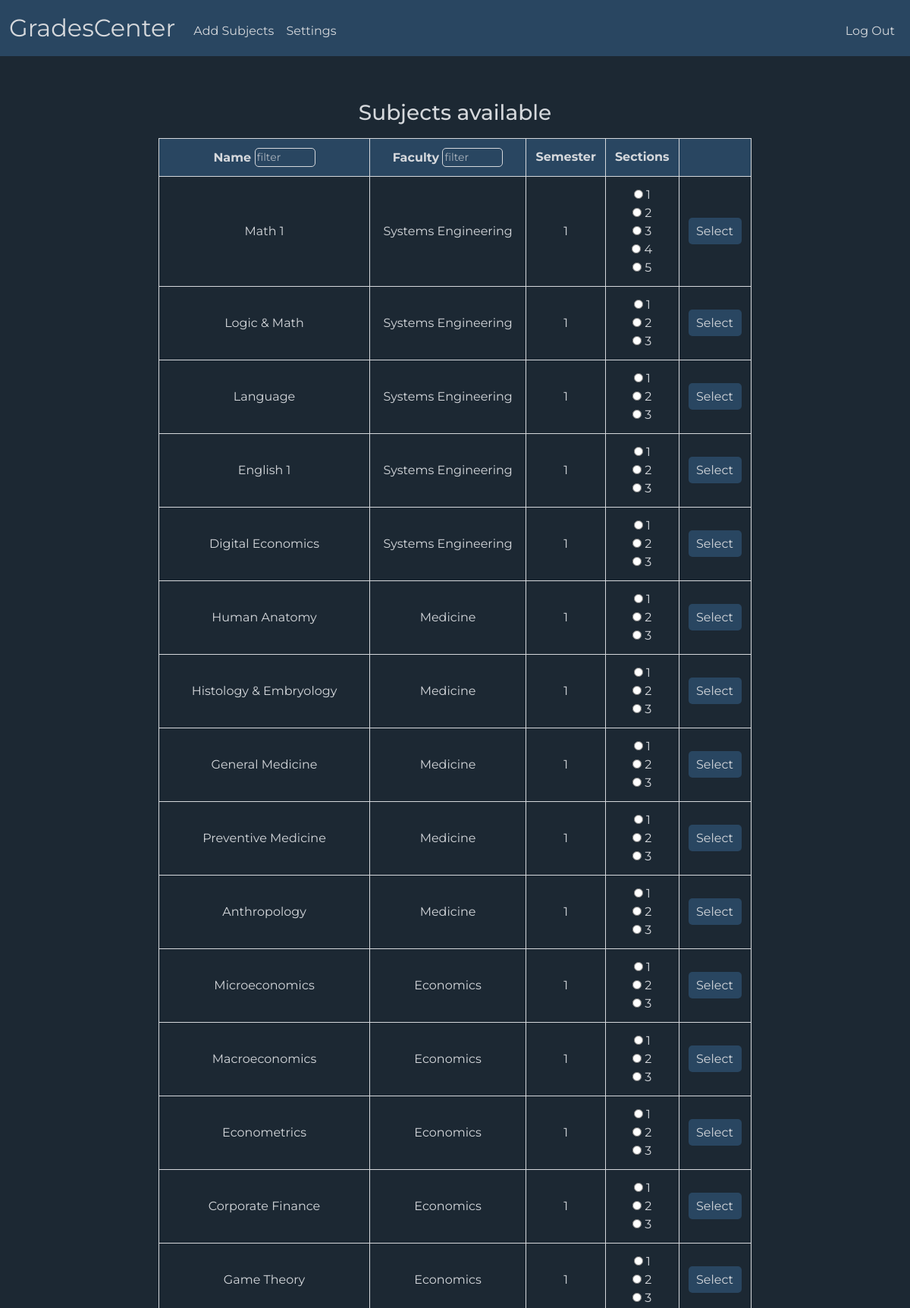
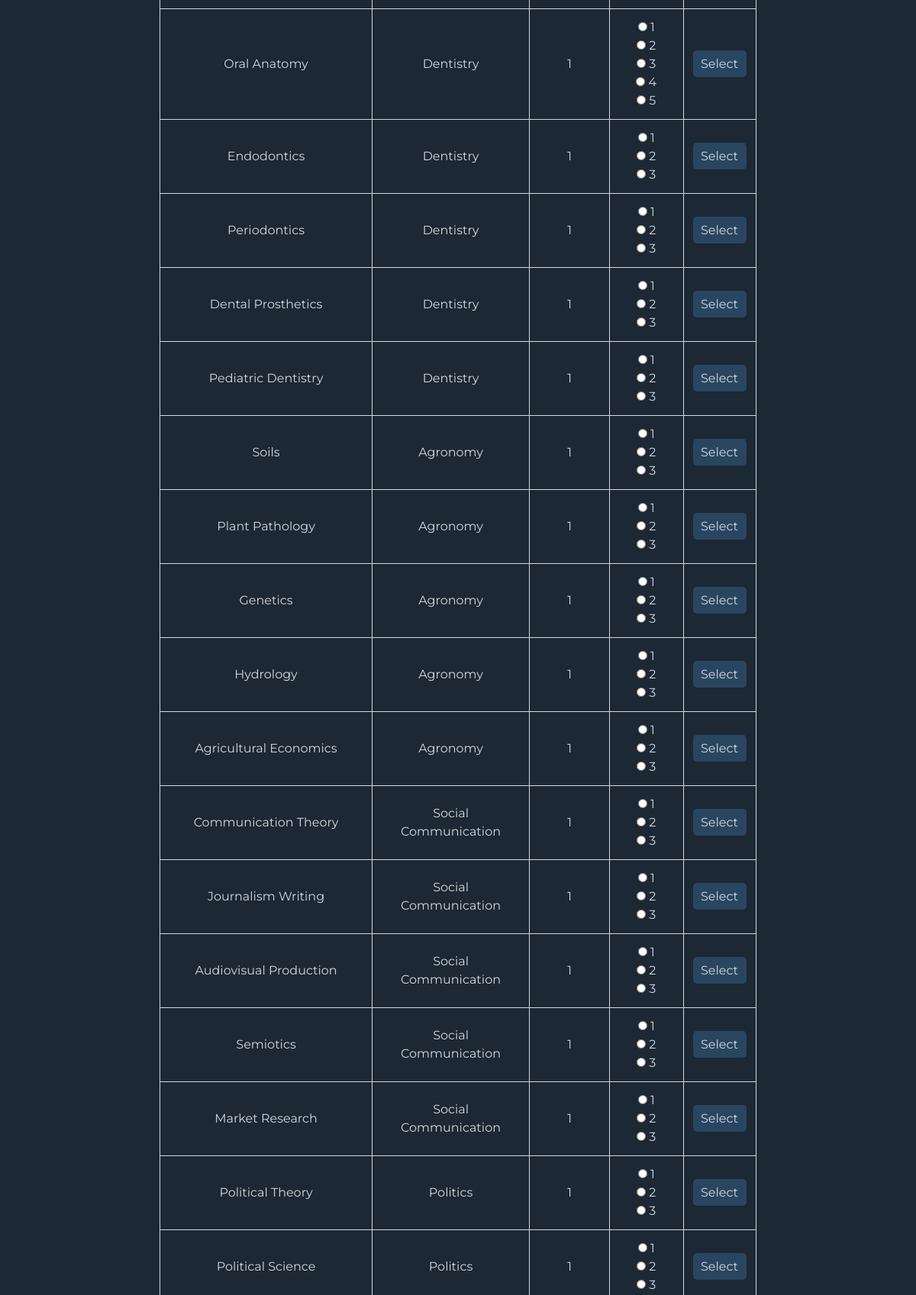
The app's page /subjects (signed in, upper part) with its own data (2 pictures, top to bottom).
### tables this page shows
CREATE TABLE subjects (
    id VARCHAR(16),
    name TEXT NOT NULL,
    department_id VARCHAR(16) NOT NULL,
    semester INTEGER NOT NULL,
    credits INTEGER NOT NULL,
    sections INTEGER NOT NULL,
    PRIMARY KEY(id),
    FOREIGN KEY(department_id) REFERENCES departments(id) ON DELETE CASCADE
);

CREATE TABLE departments (
    id VARCHAR(16),
    field TEXT NOT NULL,
    PRIMARY KEY(id)
);

### app.py (the view)
@app.route("/subjects", methods=["GET", "POST"])
@login_required
def subjects():
    if request.method == "POST":
        selected = request.form.get("selected")
        section = request.form.get("selected_section")
        if not section:
            return apology("no section selected", 400, redirect_url="/subjects")
        teaching = db.execute("""
            SELECT teaching.section_id
            FROM teaching
            JOIN sections ON teaching.section_id = sections.id
            WHERE teaching.teacher_id = ?
            AND sections.section_number = ?
            AND sections.subject_id = ?
        """, session["user_id"], section, selected)
        already = db.execute("""
            SELECT teaching.teacher_id
            FROM sections
            JOIN teaching ON sections.id = teaching.section_id
            WHERE sections.subject_id = ?
            AND sections.section_number = ?
        """, selected, section)
        if len(teaching) == 1:
            return apology("registered subject", 400, redirect_url="/subjects")
        elif len(already) == 1:
            return apology("another teacher already teaches this section", 400, redirect_url="/subjects")
        else:
            section_id = db.execute("""
                SELECT id
                FROM sections
                WHERE subject_id = ?
                AND section_number = ?
            """, selected, section)
            db.execute("""
                INSERT INTO teaching (teacher_id, section_id)
                VALUES(?, ?)
            """, session["user_id"], section_id[0]["id"])
            return redirect("/")
    else:
        subjects = db.execute("""
            SELECT subjects.id, subjects.name, departments.field, subjects.semester, subjects.sections
            FROM subjects
            JOIN departments ON subjects.department_id = departments.id
        """)
        return render_template("subjects.html", subjects=subjects)

### app.py (called while the page is built)
@app.after_request
def after_request(response):
    response.headers["Cache-Control"] = "no-cache, no-store, must-revalidate"
    response.headers["Expires"] = 0
    response.headers["Pragma"] = "no-cache"
    return response

### helpers.py (called while the page is built)
def login_required(f):
    @wraps(f)
    def decorated_function(*args, **kwargs):
        if session.get("user_id") is None:
            return redirect("/login")
        return f(*args, **kwargs)
    return decorated_function

### templates/subjects.html (shortened to what this page needs)
{% extends "layout.html" %}
{% block main %}
    <div class="mb-3">
        <h3>Subjects available</h3>
    </div>
    <div class="mb-3">
            <table>
                <thead>
                    <tr class="high">
                        <th>Name <input class="filter" type="text" id="filterName" placeholder="filter"></th>
                        <th>Faculty <input class="filter" type="text" id="filterFaculty" placeholder="filter"></th>
                        <th>Semester</th>
                        <th>Sections</th>
                        <th></th>
                    </tr>
                </thead>
                <tbody>
                    {% for subject in subjects %}
                        <tr>
                            <td>{{ subject['name'] }}</td>
                            <td>{{ subject['field'] }}</td>
                            <td>{{ subject['semester'] }}</td>
                            <form action="/subjects" method="POST">
                                <td>
                                    {% for section in range(1, subject['sections'] + 1) %}
                                        <input type="radio" name="selected_section" value="{{ section }}" style="height: 12px; width: 12px;">
                                        {{ section }}
                                        <br>
                                    {% endfor %}
                                </td>
                                <td>
                                    <input class="enroll" type="submit" value="Select">
                                </td>
                            </form>
                        </tr>
                    {% endfor %}
                </tbody>
            </table>
    </div>
{% endblock %}

### static/styles.css (style rules this page uses)
body { font-family: 'Montserrat', sans-serif; background-color:#1c2833; }
h3, h5, h6 { color: #d5d8dc; }
table { background-color: transparent; margin-bottom: 1rem; width: 70%; margin-left: auto; margin-right: auto; color: #d5d8dc; }
table th, table td { border: 1px solid #d5d8dc; padding: 0.75rem; vertical-align: middle; }
.high { background-color: #294661; border: 1px solid #d5d8dc; }
input { background-color: #294661; outline: none; border: none; border-radius: 5px; color: #d5d8dc; width: 200px; height: 35px; }
#filterID, #filterName, #filterSurname, #filterFaculty { font-size: 14px; }
input::placeholder { color: #d5d8dcc2; }
.enroll { width: 70px; transition-duration: 0.5s; }
.filter { height: 25px; width: 80px; border: 0.5px solid #d5d8dc; }

### records on screen
subjects: name "Math 1", field "Systems Engineering", semester "1", section "1" "2" "3" "4" "5"
subjects: name "Logic & Math", field "Systems Engineering", semester "1", section "1" "2" "3"
subjects: name "Language", field "Systems Engineering", semester "1", section "1" "2" "3"
subjects: name "English 1", field "Systems Engineering", semester "1", section "1" "2" "3"
subjects: name "Digital Economics", field "Systems Engineering", semester "1", section "1" "2" "3"
subjects: name "Human Anatomy", field "Medicine", semester "1", section "1" "2" "3"
subjects: name "Histology & Embryology", field "Medicine", semester "1", section "1" "2" "3"
subjects: name "General Medicine", field "Medicine", semester "1", section "1" "2" "3"
subjects: name "Preventive Medicine", field "Medicine", semester "1", section "1" "2" "3"
subjects: name "Anthropology", field "Medicine", semester "1", section "1" "2" "3"
subjects: name "Microeconomics", field "Economics", semester "1", section "1" "2" "3"
subjects: name "Macroeconomics", field "Economics", semester "1", section "1" "2" "3"
subjects: name "Econometrics", field "Economics", semester "1", section "1" "2" "3"
subjects: name "Corporate Finance", field "Economics", semester "1", section "1" "2" "3"
subjects: name "Game Theory", field "Economics", semester "1", section "1" "2" "3"
subjects: name "Oral Anatomy", field "Dentistry", semester "1", section "1" "2" "3" "4" "5"
subjects: name "Endodontics", field "Dentistry", semester "1", section "1" "2" "3"
subjects: name "Periodontics", field "Dentistry", semester "1", section "1" "2" "3"
subjects: name "Dental Prosthetics", field "Dentistry", semester "1", section "1" "2" "3"
subjects: name "Pediatric Dentistry", field "Dentistry", semester "1", section "1" "2" "3"
subjects: name "Soils", field "Agronomy", semester "1", section "1" "2" "3"
subjects: name "Plant Pathology", field "Agronomy", semester "1", section "1" "2" "3"
subjects: name "Genetics", field "Agronomy", semester "1", section "1" "2" "3"
subjects: name "Hydrology", field "Agronomy", semester "1", section "1" "2" "3"
subjects: name "Agricultural Economics", field "Agronomy", semester "1", section "1" "2" "3"
subjects: name "Communication Theory", field "Social Communication", semester "1", section "1" "2" "3"
subjects: name "Journalism Writing", field "Social Communication", semester "1", section "1" "2" "3"
subjects: name "Audiovisual Production", field "Social Communication", semester "1", section "1" "2" "3"
subjects: name "Semiotics", field "Social Communication", semester "1", section "1" "2" "3"
subjects: name "Market Research", field "Social Communication", semester "1", section "1" "2" "3"
subjects: name "Political Theory", field "Politics", semester "1", section "1" "2" "3"
subjects: name "Political Science", field "Politics", semester "1", section "1" "2" "3"
